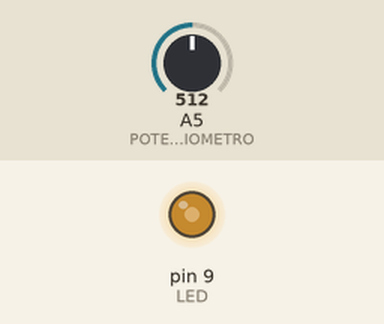
Simulated run of this sketch. Board: Arduino Uno, built with avr-gcc and run on an emulated ATmega328P. Parts: output pins drawn as LEDs (lit = HIGH). Inputs (shaded band) come from the test bench; at power-on: A5 (POTENCIOMETRO) = 512.

Above: at 1.2 s.
1.3 s: A5 (POTENCIOMETRO) set to 716
At 1.6 s:
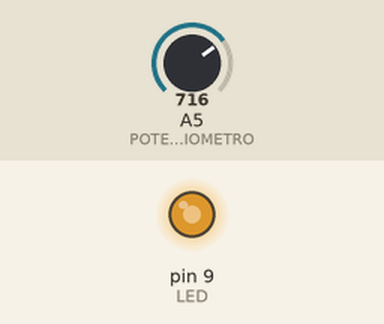
2.8 s: A5 (POTENCIOMETRO) set to 900
At 3.9 s:
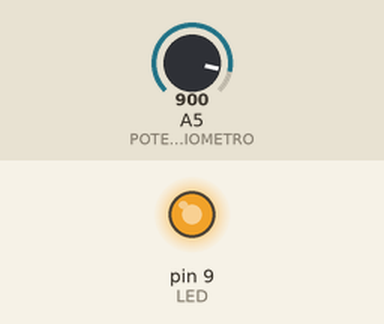
4.3 s: A5 (POTENCIOMETRO) set to 122
At 5.1 s:
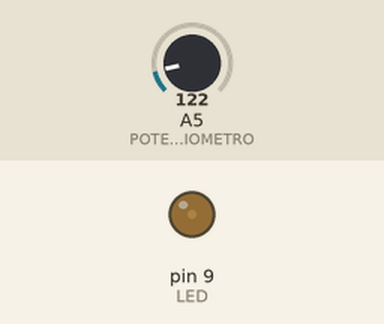
5.8 s: A5 (POTENCIOMETRO) set to 0
At 6.2 s:
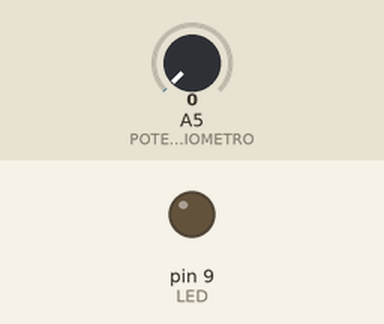
7.3 s: A5 (POTENCIOMETRO) set to 511
At 8.5 s:
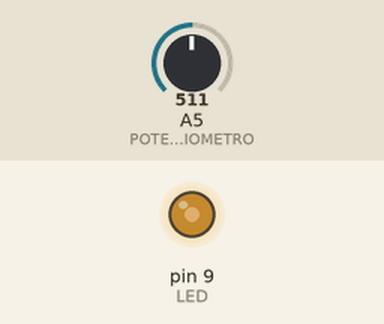
Timing chart, 0 to 9.8 s (numbered marks = the images above; inputs shaded):
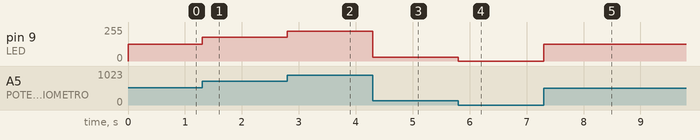

The sketch:

potenciometro.ino
```cpp
#define POTENCIOMETRO A5
#define LED 9

int valorPotenciometro = 0;

void setup() {
  pinMode(LED, OUTPUT);
}

void loop() {
  valorPotenciometro = analogRead(POTENCIOMETRO);
  int brilho = map(valorPotenciometro, 0, 1023, 0, 255);

  analogWrite(LED, brilho);
}
```

Measured:
- after the input at 1.3 s, pin 9 (LED): 127/255 → 178/255 at once
- after the input at 2.8 s, pin 9 (LED): 178/255 → 224/255 at once
- after the input at 4.3 s, pin 9 (LED): 224/255 → 30/255 at once
- after the input at 5.8 s, pin 9 (LED): 30/255 → 0/255 at once
- after the input at 7.3 s, pin 9 (LED): 0/255 → 127/255 at once
